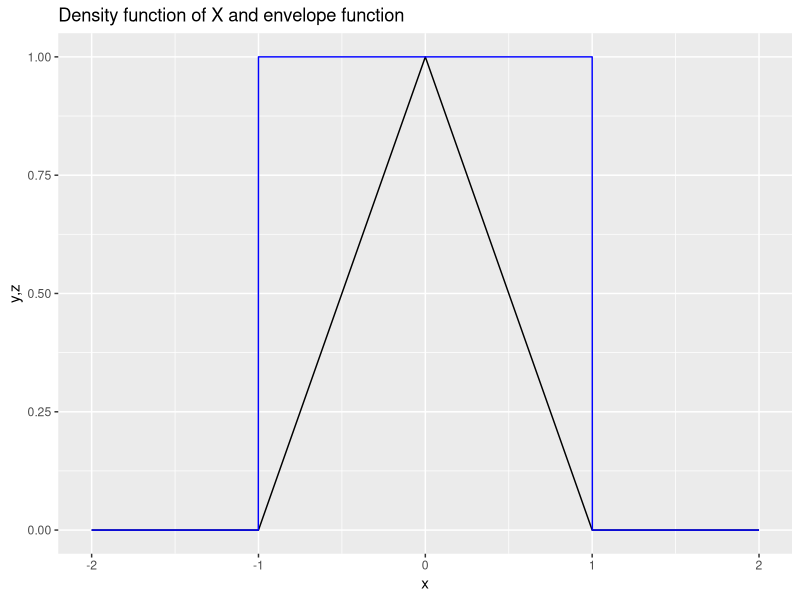
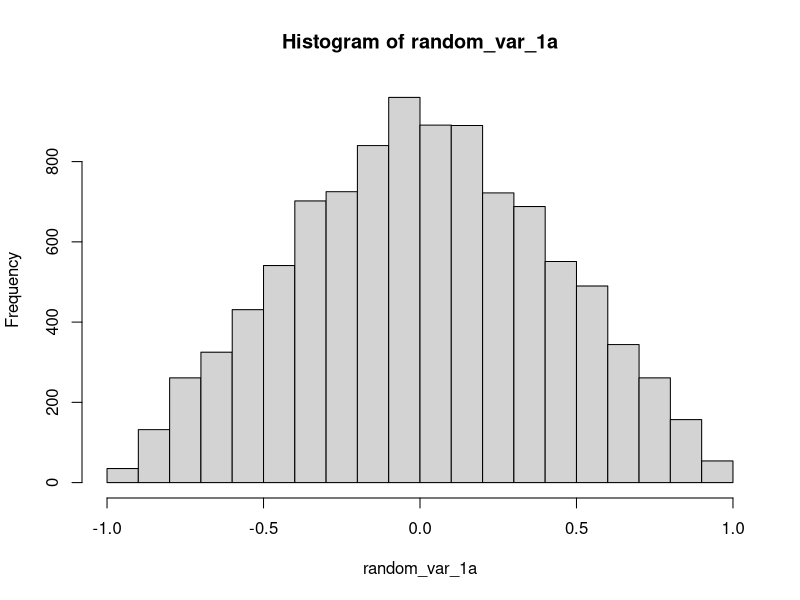
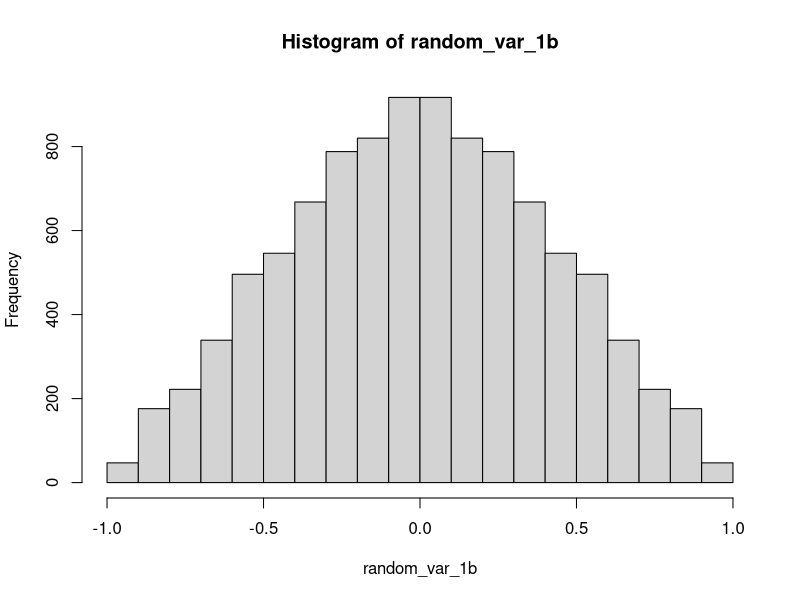
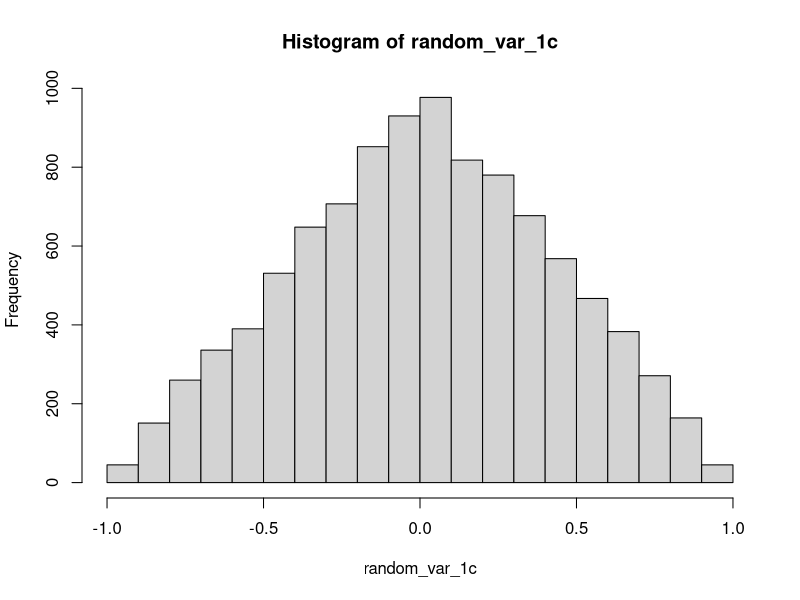
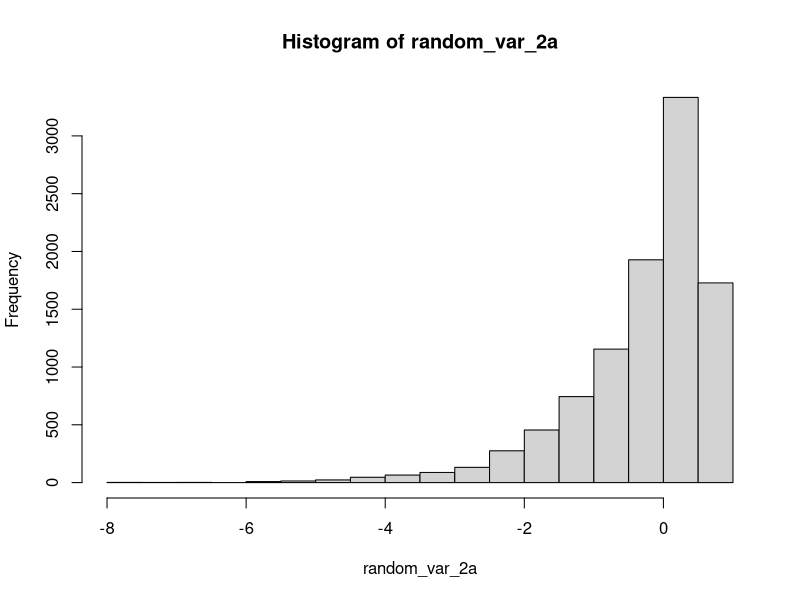
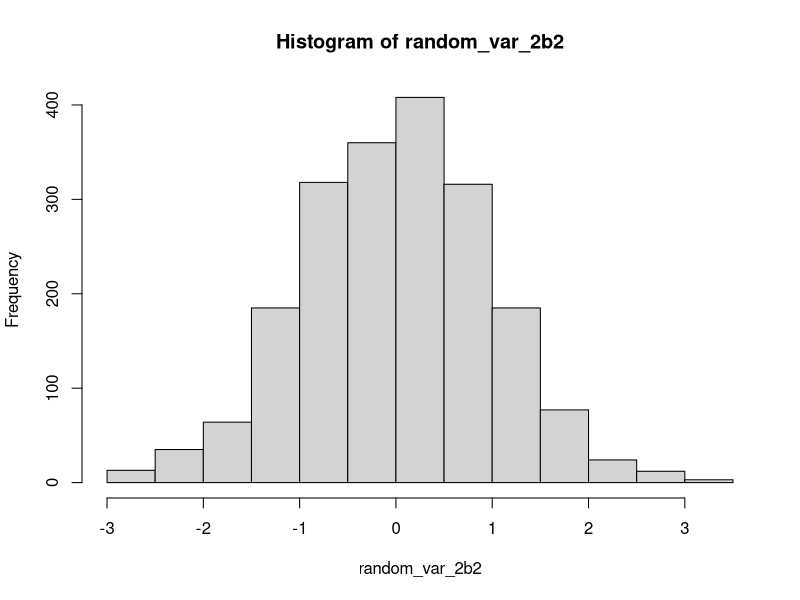

The R source for these figures, in order:
## ---- chunk 1
########################## Init code for question 1 ############################
rm(list = ls())
## ---- chunk 2
########################## [ 1 a ] #############################################

x <- seq(-2, 2, by = 0.001)
y <- rep(0, length(x))
z <- rep(0, length(x))

x1_index <- which(x > 1 | x < -1)
x2_index <- which(x >= -1 & x <= 0)
x3_index <- which(x > 0 & x <= 1)

y[x1_index] <- 0
y[x2_index] <- x[x2_index] + 1
y[x3_index] <- 1 - x[x3_index]

z0_index <- which(x > 1 | x < -1)
z1_index <- which(x >= -1 & x <= 1)

z[z1_index] <- 1
z[-z1_index] <- 0

data <- data.frame(x, y, z)

graph <- ggplot2::ggplot(data) +
  ggplot2::geom_line(mapping=ggplot2::aes(x=x,y=y)) + 
  ggplot2::geom_line(mapping=ggplot2::aes(x=x,y=z),color="blue") + 
  ggplot2::ggtitle("Density function of X and envelope function") +
  ggplot2::xlab("x") +
  ggplot2::ylab("y,z")

graph
## ---- chunk 3
generate_random_var_1a <- function(n, a) {
  samples <- numeric(n)
  # Generate a sample from the proposal distribution in [-1,1]
  count <- 1
  e <- 1 / a

  while (count <= n) {

    x <- runif(1, -1, 1)
    # Calculate the acceptance probability
    u <- runif(1)

    # since g will always be 1 in the range [-1,1], so y = 1
    # f1(Y) = 1 - Y and e(Y) = 1 / a = 2
    # f2(Y) = Y + 1 and e(Y) = 1 / a = 2
    # so we have f(Y) / e(Y) = (1 - Y) / 2 or Y+1 / e

    # Calculate the acceptance probability

    if (x > 0 && u <= (1 - x) / e) {
      samples[count] <- x
      count <- count + 1
    }

    if (x <= 0 && u <= (x + 1) / e) {
      samples[count] <- x
      count <- count + 1
    }
  }

  return(samples)
}

a <- 0.5
random_var_1a <- generate_random_var_1a(10000, a)
hist(random_var_1a)
## ---- chunk 4
########################## [ 1 b ] #############################################
generate_random_var_1b <- function(n){
  u <- runif(n)
  x1 <-  - 1 + sqrt(1 - 2 * u)
  x2 <-  1 - sqrt(1 - 2 * u)
  return(c(x1, x2))
}

random_var_1b <- generate_random_var_1b(10000)
hist(random_var_1b)
## ---- chunk 5
########################## [ 1 c ] #############################################
generate_random_var_1c <- function(n){
  u1_1c <- runif(n)
  u2_1c <- runif(n)
  return(u1_1c - u2_1c)
}

random_var_1c <- generate_random_var_1c(10000)
hist(random_var_1c)
## ---- chunk 6
########################## Init code for question 2#############################
knitr::opts_chunk$set(echo = TRUE)
rm(list = ls())
## ---- chunk 7
########################## [ 2 a ] ######################################

generate_random_var_2a <- function(n){
  u <- runif(n)
  x1 <-  log(2 * u)
  x2 <-  - log(-2 * u)
  return(c(x1, x2))
}

random_var_2a <- generate_random_var_2a(10000)
hist(random_var_2a)
## ---- chunk 8
########################## [ 2 b ] #############################################


# Generate 2000 random variables from the distribution using rnorm
random_var_2b2 <- rnorm(2000, 0, 1)
hist(random_var_2b2)
